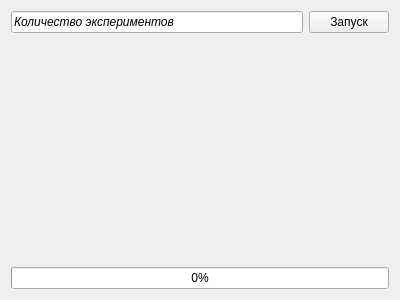
<?xml version="1.0" encoding="UTF-8"?>
<ui version="4.0">
 <class>MainWindow</class>
 <widget class="QMainWindow" name="MainWindow">
  <property name="geometry">
   <rect>
    <x>0</x>
    <y>0</y>
    <width>400</width>
    <height>300</height>
   </rect>
  </property>
  <property name="windowTitle">
   <string>MainWindow</string>
  </property>
  <widget class="QWidget" name="centralWidget">
   <layout class="QVBoxLayout" name="verticalLayout">
    <item>
     <layout class="QHBoxLayout" name="horizontalLayout">
      <item>
       <widget class="QLineEdit" name="expCount">
        <property name="font">
         <font>
          <italic>true</italic>
         </font>
        </property>
        <property name="text">
         <string>Количество экспериментов</string>
        </property>
       </widget>
      </item>
      <item>
       <widget class="QPushButton" name="run">
        <property name="text">
         <string>Запуск</string>
        </property>
       </widget>
      </item>
     </layout>
    </item>
    <item>
     <layout class="QVBoxLayout" name="labels"/>
    </item>
    <item>
     <spacer name="verticalSpacer">
      <property name="orientation">
       <enum>Qt::Vertical</enum>
      </property>
      <property name="sizeHint" stdset="0">
       <size>
        <width>20</width>
        <height>40</height>
       </size>
      </property>
     </spacer>
    </item>
    <item>
     <widget class="QProgressBar" name="progress">
      <property name="value">
       <number>0</number>
      </property>
     </widget>
    </item>
   </layout>
  </widget>
 </widget>
 <layoutdefault spacing="6" margin="11"/>
 <resources/>
 <connections/>
</ui>
